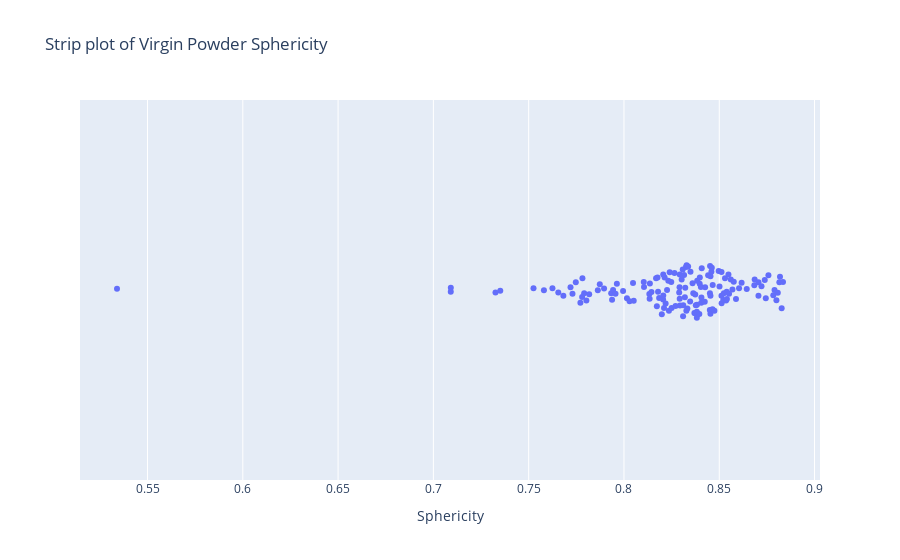

Write notebook code for a chart like this one.
### Code cell
fig_strip_sph = px.strip(sph_data, 
              x="Sphericity", 
              title="Strip plot of Virgin Powder Sphericity", 
              )
fig_strip_sph.show()

### Figure 1 — Plotly figure (JSON) as saved in the notebook; plotly's stock layout.template omitted (floating-point values rounded to 4 significant figures; data arrays with more than 128 entries replaced by an {"elided": "..."} marker saying what was removed)
{"data": [{"alignmentgroup": "True", "boxpoints": "all", "fillcolor": "rgba(255,255,255,0)", "hoveron": "points", "hovertemplate": "Sphericity=%{x}<extra></extra>", "legendgroup": "", "line": {"color": "rgba(255,255,255,0)"}, "marker": {"color": "#636efa"}, "name": "", "offsetgroup": "", "orientation": "h", "pointpos": 0, "showlegend": false, "type": "box", "x": {"elided": "144 float values"}, "x0": " ", "xaxis": "x", "y0": " ", "yaxis": "y"}], "layout": {"boxmode": "group", "legend": {"tracegroupgap": 0}, "title": {"text": "Strip plot of Virgin Powder Sphericity"}, "xaxis": {"anchor": "y", "domain": [0, 1], "title": {"text": "Sphericity"}}, "yaxis": {"anchor": "x", "domain": [0, 1]}}}
